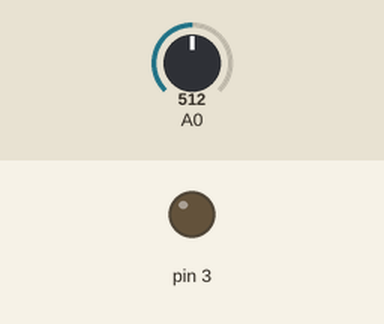
A sketch run on a simulated Arduino Uno, built with avr-gcc and run on an emulated ATmega328P. On the bench: output pins drawn as LEDs (lit = HIGH). The test bench sets the inputs (shaded band); at power-on: A0 = 512. What the sketch prints to the serial monitor is not drawn.

Above: at 1.2 s.
1.3 s: A0 set to 306
At 2.5 s:
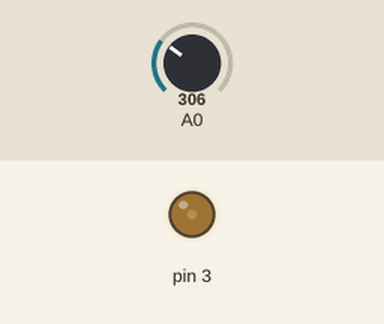
2.8 s: A0 set to 122
At 3.6 s:
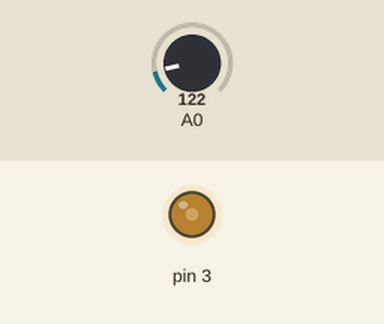
Timing chart, 0 to 5.8 s (numbered marks = the images above; inputs shaded):
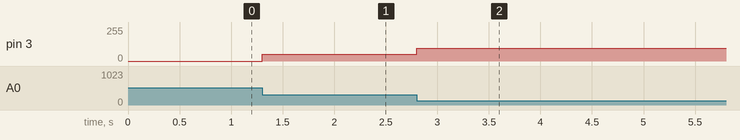

The sketch:

sensor_lux.ino
```cpp
#include "lux.h"

void setup() {
  // put your setup code here, to run once:
  Serial.begin(9600);

  initLux(0);
  pinMode(3,OUTPUT);
}

void loop() {
  // put your main code here, to run repeatedly:
  Serial.println(getLuxScaleDownReverse(-130));
  analogWrite(3, getLuxScaleDownReverse(-130));
}
```

Measured:
- after the input at 1.3 s, pin 3: 0/255 → 49/255 at once
- after the input at 2.8 s, pin 3: 49/255 → 95/255 at once
